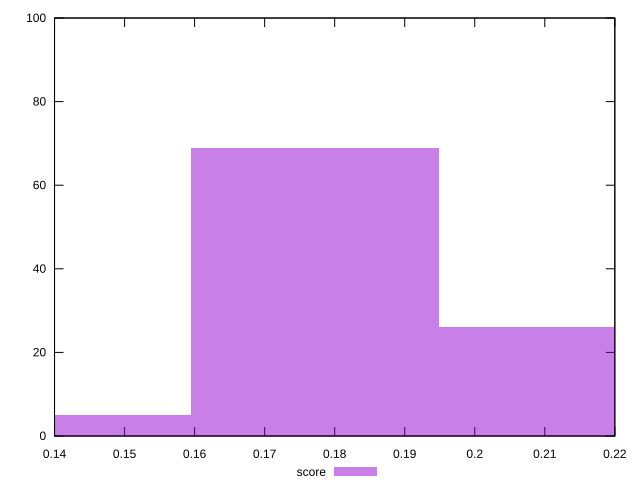

Source code (gnuplot):
reset

$score <<EOF
0.17716533438871265 69
0.21259840126645518 26
0.14173226751097012 5
EOF

set key outside below
set boxwidth 0.03543306687774253
set xrange [0.14:0.22]
set yrange [0:100]
set trange [0:100]
set style fill transparent solid 0.5 noborder
set terminal svg size 640, 490 enhanced background rgb 'white'
set output "report_00009_2021-02-08T22-37-41.559Z/largest-contentful-paint/samples/pages+cached+noadtech+nomedia/score/histogram.svg"

plot $score title "score" with boxes

reset
